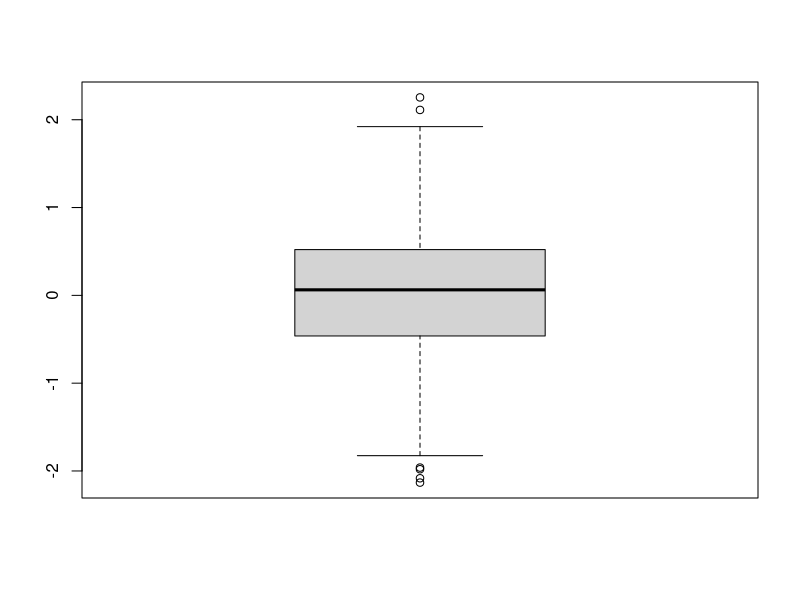
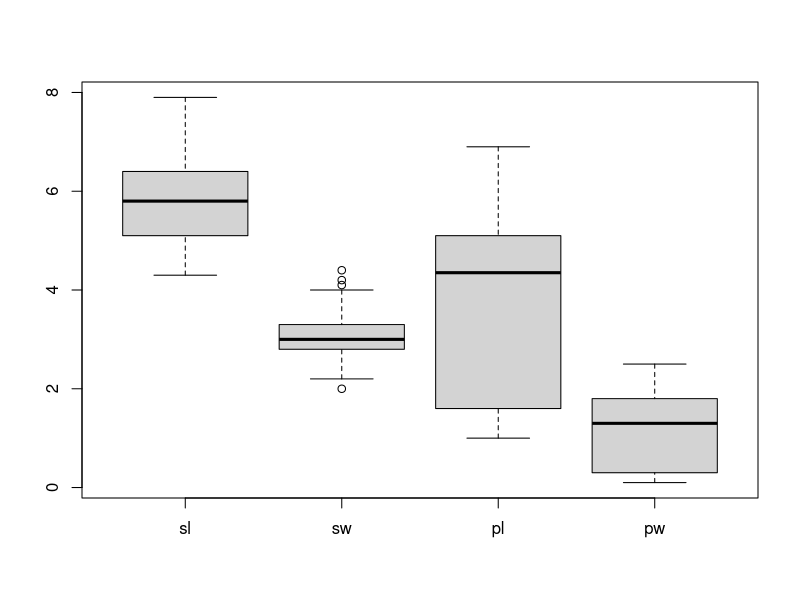
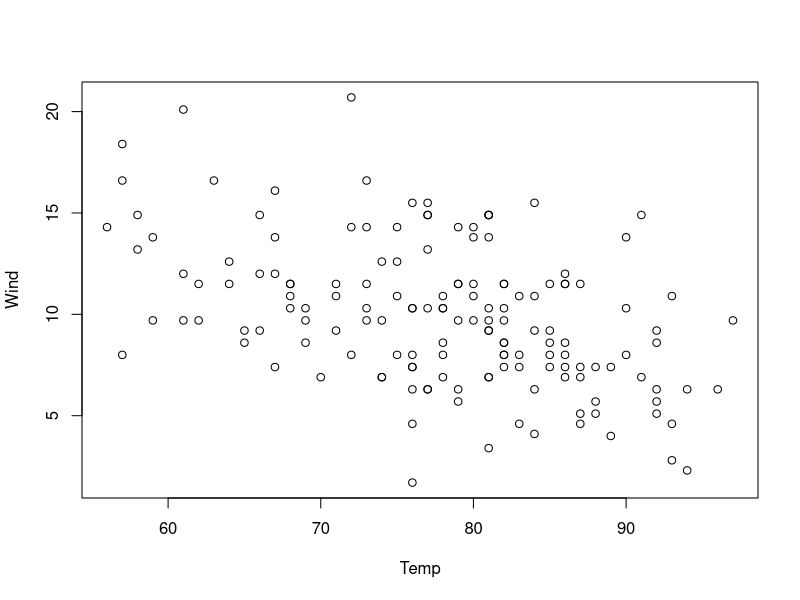

These charts were generated, in order, by the following R code:
## ---- chunk 1
knitr::opts_chunk$set(echo = TRUE)
## ---- chunk 2
# 1
library(MASS)
(length(which(Melanoma$status==1)))
## ---- chunk 3
# 2
mean(Melanoma[which(Melanoma$status == 2), 'age'])
mean(Melanoma$age[which(Melanoma$status == 2)])
## ---- chunk 4
# 3
mammals
?mammals
ratio = mammals$brain / mammals$body
ratio
which(ratio == max(ratio))
mammals[11,][0]

## ---- chunk 5
# 4
?iris
boxplot(rnorm(100))

df = data.frame(
          sl = iris$Sepal.Length,
          sw = iris$Sepal.Width,
          pl = iris$Petal.Length,
          pw = iris$Petal.Width)

boxplot(df)
sd(df$pl)
## ---- chunk 6
# 6
?airquality
## ---- chunk 7
# 7
mean(airquality[which(airquality$Month == 5), 'Wind'])
## ---- chunk 8
# 8
airquality
mean(na.omit(airquality$Ozone))
## ---- chunk 9
# 9
plot(Wind ~ Temp, data=airquality)
## ---- chunk 10
# 10
set.seed(1337)
x = rnorm(10000)

length(x[abs(x)>2]) / length(x)
## ---- chunk 11
# 11
# write your function here

f = function(input=42){
  for (i in 1:length(input)){
    if (input[i] < 0){
      input[i] = 0
    }
  }
  input
}

set.seed(42)
x = rnorm(100, mean = 0, sd = 10)
mean(f(input = x)) - f()
## ---- chunk 12
# 12

x0 = rep(1, 30)
x1 = seq(1, 30)^2

set.seed(42)
y  = 5 * x0 + x1 + rnorm(n = 30, mean = 0 , sd = 1)
mean(y)
## ---- chunk 13
# 13
X = cbind(x0, x1)
sum(X[17, ] + X[19, ])
## ---- chunk 14
# 14
beta_hat = solve(t(X) %*% X) %*% t(X) %*% y
sum(beta_hat)
## ---- chunk 15
# 15
y_hat = X %*% beta_hat

sum((y - y_hat)^2)
